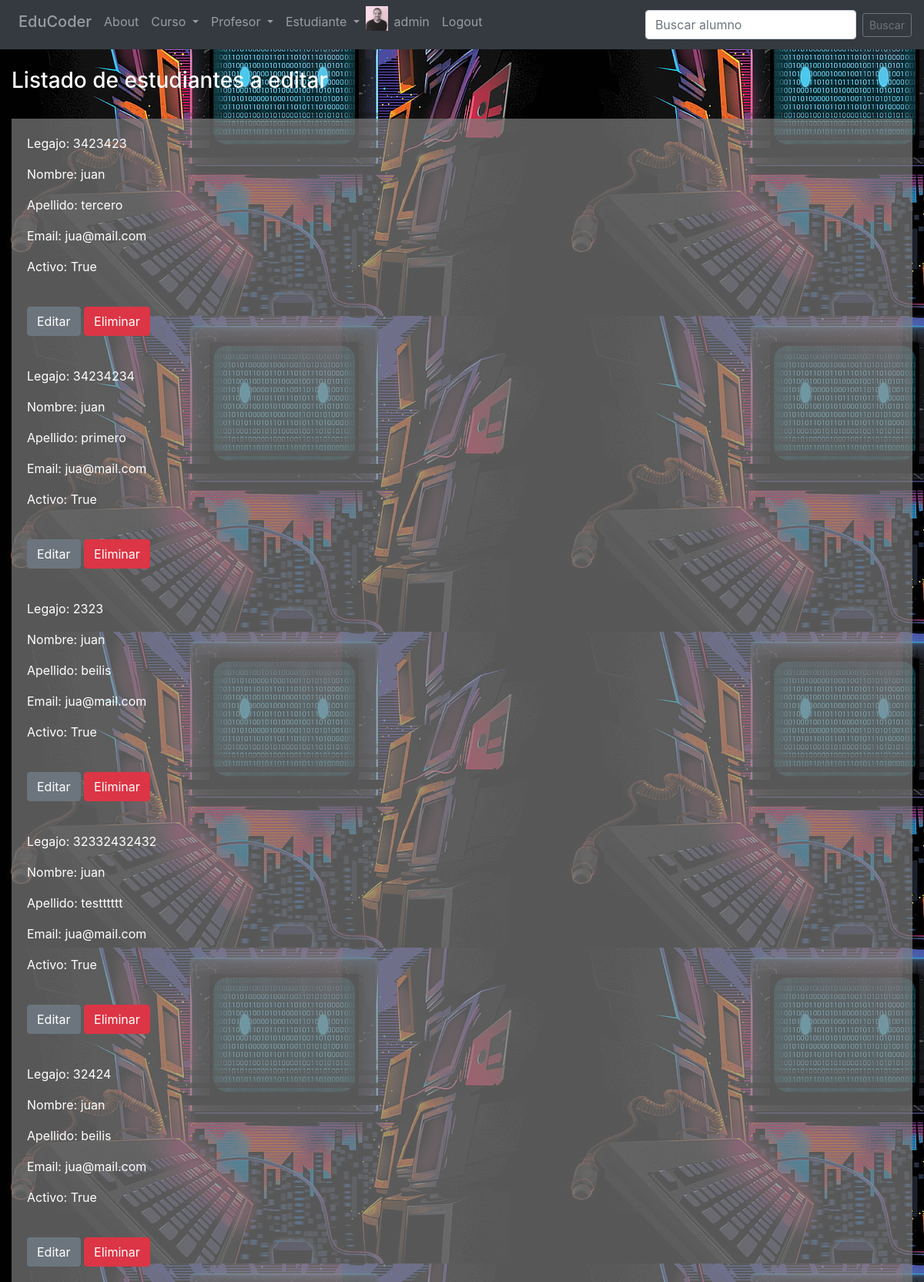
Before: /appforms/estudiante/edit_estudiante/ (signed in) with the older database file.
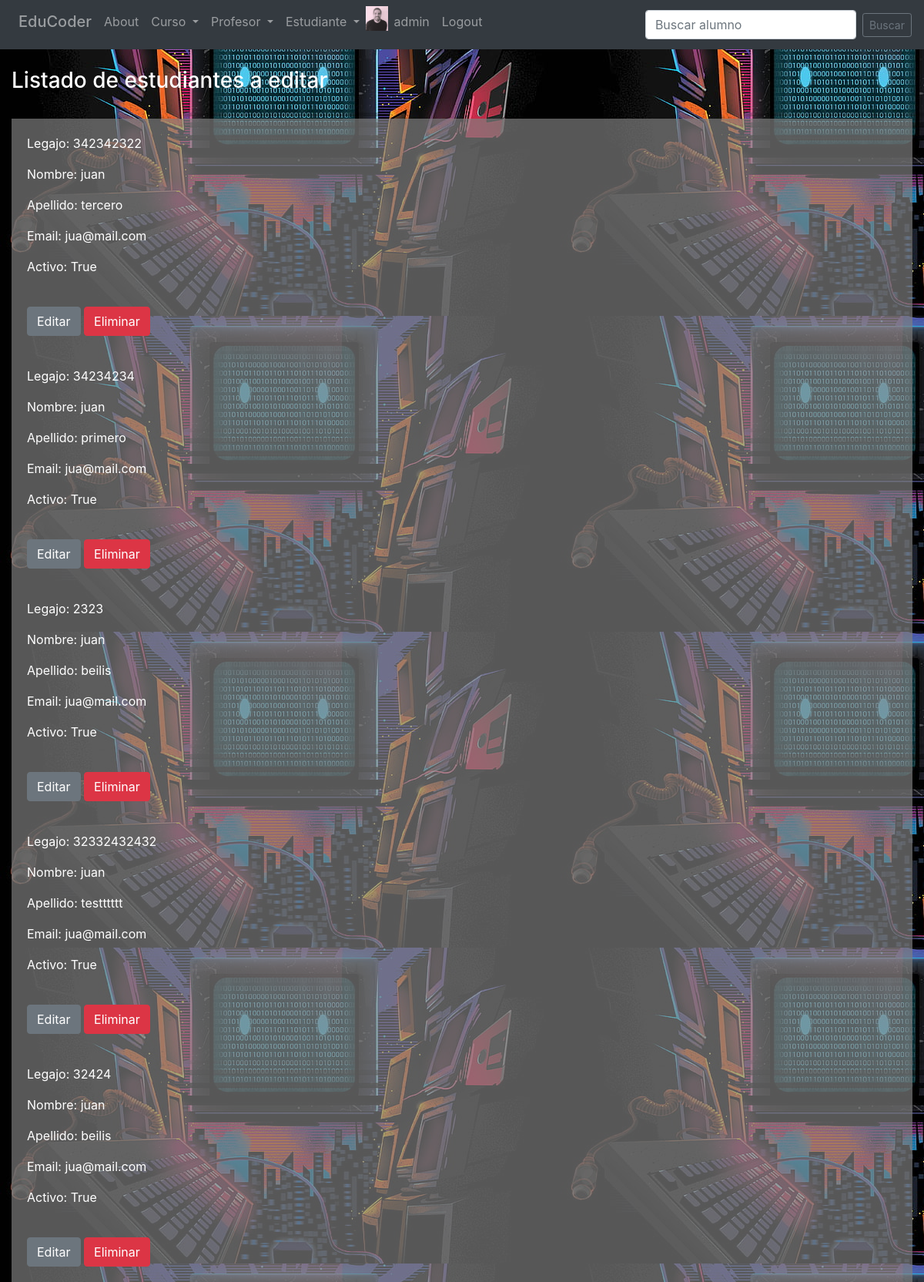
After: the same page with the newer database file.
### AppForms/models.py (models this page shows)
class Estudiante(models.Model):
    legajo = models.IntegerField(unique=True)
    nombre= models.CharField(max_length=30)
    apellido= models.CharField(max_length=30)
    email= models.EmailField()
    imagen = models.ImageField(upload_to = 'AppForms', blank=True, null=True)
    activo = models.BooleanField(default=True)

### AppForms/views.py (the view)
# urls.py: path('estudiante/edit_estudiante/', Edit_estudiante.as_view(), name = 'edit_estudiante'),
class Edit_estudiante(LoginRequiredMixin, ListView):
    model = Estudiante
    template_name= 'estudiante/edit_estudiante.html'

### templates/estudiante/edit_estudiante.html (shortened to what this page needs)
{% extends 'index.html' %}
{% block Formulario %}
<h3 style="color:white";>Listado de estudiantes a editar</h3> <br>
{% if object_list %}
    {% for estudiante in object_list %}
        <div class="card-body" style="background-color: rgba(128, 128, 128, 0.68)">
            <p class="card-text" style="color:white";>Legajo: {{estudiante.legajo}}</p>
            <p class="card-text" style="color:white";>Nombre: {{estudiante.nombre}}</p>
            <p class="card-text" style="color:white";>Apellido: {{estudiante.apellido}}</p>
            <p class="card-text" style="color:white";>Email: {{estudiante.email}}</p>
            <p class="card-text" style="color:white";>Activo: {{estudiante.activo}}</p><br>
            <a href="/appforms/estudiante/update_estudiante/{{estudiante.id}}/" class="btn btn-secondary">Editar</a>
            <a href="/appforms/estudiante/delete_estudiante/{{estudiante.id}}/" class="btn btn-danger">Eliminar</a>
        </div>
    {% endfor %}
{% else %}
    <h5 style="color:white";>No se ha agregado ningun estudiante</h5>
{% endif %}
{% endblock %}

Changed rows visible on the page:
changed Estudiante "tercero": legajo "3423423" → "342342322"
